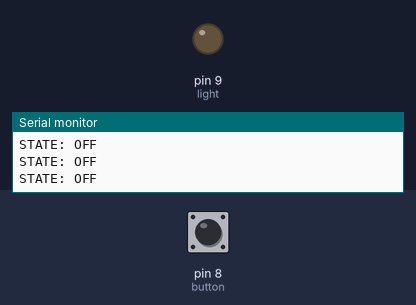
The sketch below on a simulated Arduino Uno, built with avr-gcc and run on an emulated ATmega328P. On the bench: output pins drawn as LEDs (lit = HIGH), the last lines printed to the serial monitor. Dashed ring = blinking. Inputs (shaded band) come from the test bench; at power-on: pin 8 (button) LOW.

Above: at 1.2 s.
1.3 s: pin 8 (button) pulled HIGH for 0.15 s
At 1.6 s:
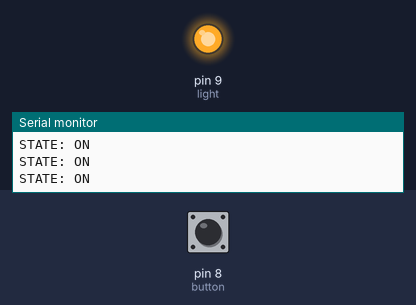
2.9 s: pin 8 (button) pulled HIGH for 1 s
At 4.1 s:
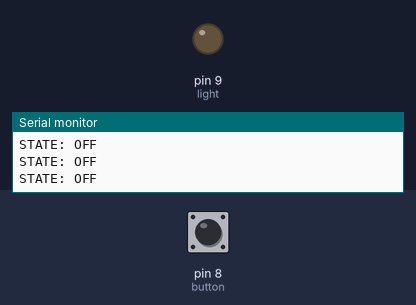
5.4 s: pin 8 (button) pulled HIGH for 3.2 s
At 5.9 s:
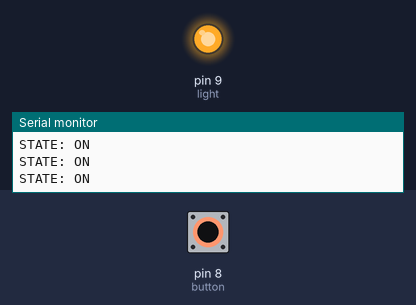
10.1 s: pin 8 (button) pulsed HIGH 5 times (0.12 s each, 0.3 s apart)
At 11.17 s:
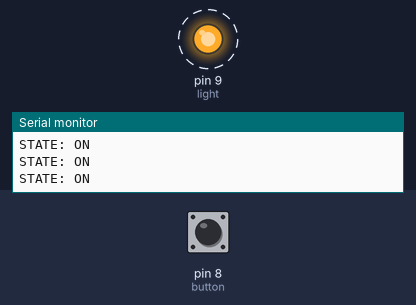
14.6 s: pin 8 (button) driven HIGH
At 15.3 s:
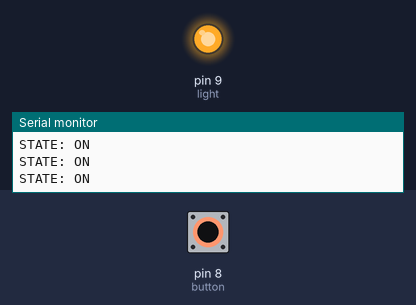
Timing chart, 0 to 17.6 s (numbered marks = the images above; inputs shaded):
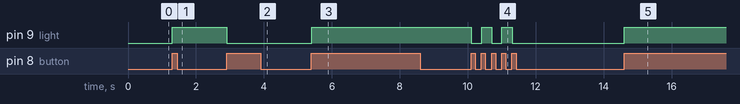

Measured:
- after the input at 1.3 s, pin 9 (light): LOW → HIGH at once
- after the input at 2.9 s, pin 9 (light): HIGH → LOW at once
- after the input at 5.4 s, pin 9 (light): LOW → HIGH at once
- after the input at 10.1 s, pin 9 (light): alternates HIGH for 0.30 s and LOW for 0.30 s, 5 changes in all, then stays LOW, starting at once
- after the input at 14.6 s, pin 9 (light): LOW → HIGH at once

The sketch:

Button_To_Switch-1.0.2.ino
```cpp
// Version: 1.0.2
// Created By: Jmere36
// Purpose: To turn a button into a switch and turn on a light (light can be removed for other output)
// Instead of turning on when button is realeased it turns on when button is pressed
// Removes the flicker of holding the button as well
// This can add many functionalities to your build like, pressing the button to turn on a speaker system, then pressing again to turn it off
// You can also monitor what state the button is in on your pc, through the serial monitor
// If there's any issues or questions please contact my email at: jmere36@icloud.com


// Light is connected to pin 9
// Button or sensor is connected to pin 8

// Change Log:
// (1.0.2) Changed file name to make it easier to use
// (1.0.0) Created 1.0.0 with improved serial monitor and removed flickering of light

const int button = 8;
  // Adds the button or sensor for changing the state of the light
const int light = 9;
  //Adds the light or led to turn on or off
int in = 0;
  // The input int used by the button
int prev = "OFF";
  // Used to set the next state of the light
int prevprev = 0;
  // Used so that the 'if' loops do not conflict each other
int milli = 0;
  // Used to see how long it has been since last button press
int prevmilli = 0;
  // Used to set the milli int to the time of last button press
void setup() {
Serial.begin(9600);
  // Turns on serial communication
pinMode(button, INPUT);
pinMode(light, OUTPUT);
  // Sets the pins to the correct modes
}

void loop() {
in = digitalRead(button);

 // Reads the value of the button
if (in == HIGH) {
    // If the button is pressed
    milli = milli - prevmilli;
      // Set milli to the last time the button has been pressed
   prevmilli = millis();
      // Set prevmilli to the current millis time

if (milli > 1) {
    // If the last time button has been pressed is greater than 1 proceed
   // Can be changed to ignore a sensor for a period of time
  // E.g set a shock sensor to 100-200 because it can send a signal multiple times
  if (prev == "ON") {
     // If prev is set to on continue
     prev = 0;
      // Set prev to 0 so it does not conflict with later 'if' statements
     prevprev = 1;
       // Set prevprev to 1 for later use
     digitalWrite(light, LOW);
       // Set the light to high/on
    }
  if (prev == "OFF") {
     // If prev is set to off continue
     prev = "ON";
      // Set prev to on
     digitalWrite(light, HIGH);
       // Set the light to low/off
    }
  }
}
milli = millis();
  // Set milli to millis to count how long the last press has been
if (prevprev == 1) {
  // If prevprev is equal to 1 continue
  // This is used to change the state of prev without messing up the 'if' statements
  prevprev = 0;
    // Set prevprev to 0
  prev = "OFF";
    // Set prev to off
}
if (prev == "OFF") {
  // If prev is set to off continue
  digitalWrite(light, LOW);
    // Set light to low/off
    Serial.println("STATE: OFF");
      // Print to serial communicaion saying the led is in the off state
}
if (prev == "ON") {
  digitalWrite(light, HIGH);
    // Set light to high/on
    Serial.println("STATE: ON");
    // Print to serial communicaion saying the led is in the on state
}
}
```
